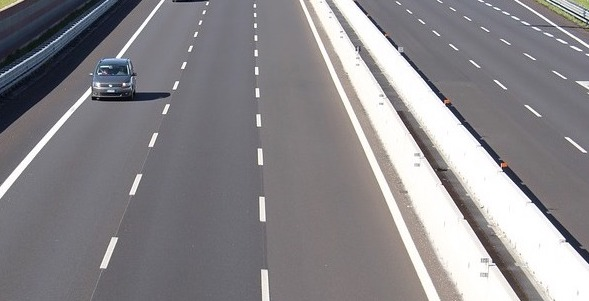
//> input picture houghTransform/lanes.jpg, 589 x 301 px
$ ./main   (built with g++ and OpenCV 4)
//> lines starting //> are read from the running program, lines starting //| are printed output that depends on the picture; after the words box and inside, x2 and y2 are one past the last pixel; in counts of white or black regions, pixels touching at a corner belong together
#include <iostream>
#include <opencv2/opencv.hpp>
#include <vector>

using namespace cv;
void HoughLinesExample();
void HoughCirclesExample();

int main() {

    std::cout << "Hough Transform" << std::endl;

    HoughLinesExample();
    HoughCirclesExample();

    destroyAllWindows();

    return 0;
}
void HoughLinesExample()
{
    auto lanes = imread("lanes.jpg", IMREAD_COLOR);
//> lanes is the input picture: 301 rows x 589 cols, CV_8UC3; mean B, G, R 138.2, 134.8, 137.2
    auto original = lanes.clone();
    // Convert the image to gray-scale
    Mat gray;
    cvtColor(lanes,gray,COLOR_BGR2GRAY);
    std::cout << typeToString(gray.type()) << std::endl;
//| CV_8UC1

    // Find the edges in the image using canny detector
    Mat edges;
    Canny(gray,edges,50,200);
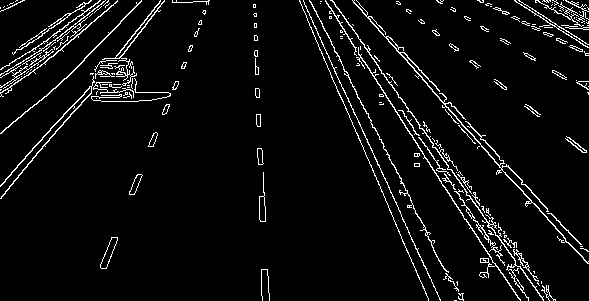
//> edges: 301 rows x 589 cols, CV_8UC1; 5.2% white in thin lines or dots

    // Detect points that form a line
    std::vector<Vec4i> lines;
    HoughLinesP(edges,lines,1,CV_PI/180,100,10,250);
//> lines = 18 lines (x1, y1, x2, y2), first 8: [332, 0, 542, 299], [330, 11, 500, 272], [353, 2, 588, 263], [309, 0, 461, 299], [325, 1, 518, 298], [352, 0, 587, 251], [326, 53, 440, 299], [0, 185, 157, 10]

    // Draw lines on the image
    for (size_t i=0; i < lines.size(); i++){
        Vec4i line = lines[i];
        cv::line(lanes,Point(line[0],line[1]),Point(line[2],line[3]),Scalar(255,0,0),3,LINE_AA);
    }
//> this loop made 18 passes
//> line on passes 1 to 12: [332, 0, 542, 299], [330, 11, 500, 272], [353, 2, 588, 263], [309, 0, 461, 299], [325, 1, 518, 298], [352, 0, 587, 251], [326, 53, 440, 299], [0, 185, 157, 10], [427, 85, 587, 263], [1, 196, 160, 6], [337, 15, 528, 299], [354, 0, 522, 180]
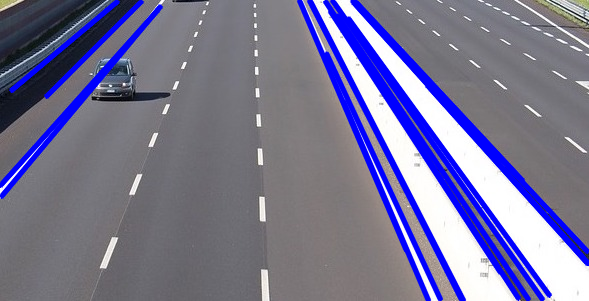
//> lanes: 301 rows x 589 cols, CV_8UC3; 13.08% of pixels changed, all inside (x1, y1, x2, y2) = (0, 0, 589, 301)
    imshow("Hough Lines", lanes);
    imshow("original", original);
    waitKey(0);

}
void HoughCirclesExample()
{
    auto face = imread("circles.jpg",IMREAD_COLOR);
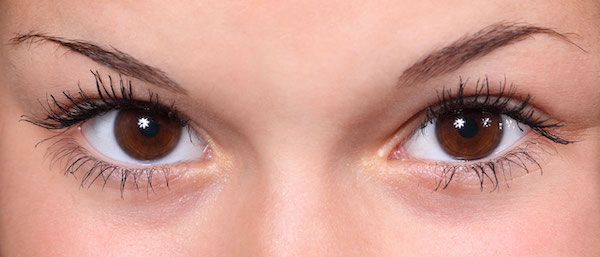
//> input picture houghTransform/circles.jpg, 600 x 257 px
//> face is the input picture: 257 rows x 600 cols, CV_8UC3; mean B, G, R 142.2, 153.8, 204.8
    auto original = face.clone();

    Mat gray;
    // Convert to gray-scale
    cvtColor(face, gray, COLOR_BGR2GRAY);
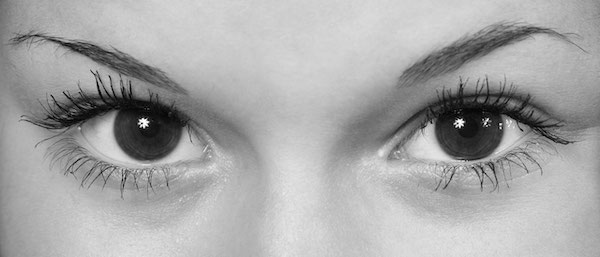
//> gray: 257 rows x 600 cols, CV_8UC1; min 0, max 255, mean 167.7

    // Blur the image to reduce noise
    Mat img_blur;
    medianBlur(gray,img_blur,5);
    // Apply hough transform on the image
    std::vector<Vec3f> circles;
    HoughCircles(img_blur, circles, HOUGH_GRADIENT, 1, 50, 450, 10, 30, 40);
//> circles = 2 circles (x, y, radius): [147.5, 126.5, 34.9], [468.5, 128.5, 34.1]

    for( size_t i = 0; i < circles.size(); i++ )
    {
        Point center(cvRound(circles[i][0]), cvRound(circles[i][1]));
        int radius = cvRound(circles[i][2]);
        // Draw the outer circle
        circle( face, center, radius, Scalar(0, 255, 0), 2);
        // Draw the center of the circle
        circle( face, center, 2, Scalar(0, 0, 255), 3);
    }
//> this loop made 2 passes
//> (center, radius) on passes 1 to 2: (Point(148, 126), 35), (Point(468, 128), 34)
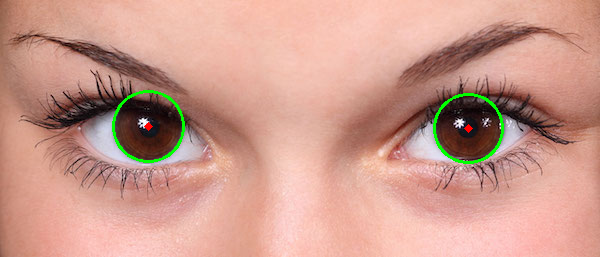
//> face: 257 rows x 600 cols, CV_8UC3; 0.9% of pixels changed, all inside (x1, y1, x2, y2) = (112, 90, 504, 164)

    imshow("Hough Circles", face);
    imshow("original", original);
    waitKey(0);
}
